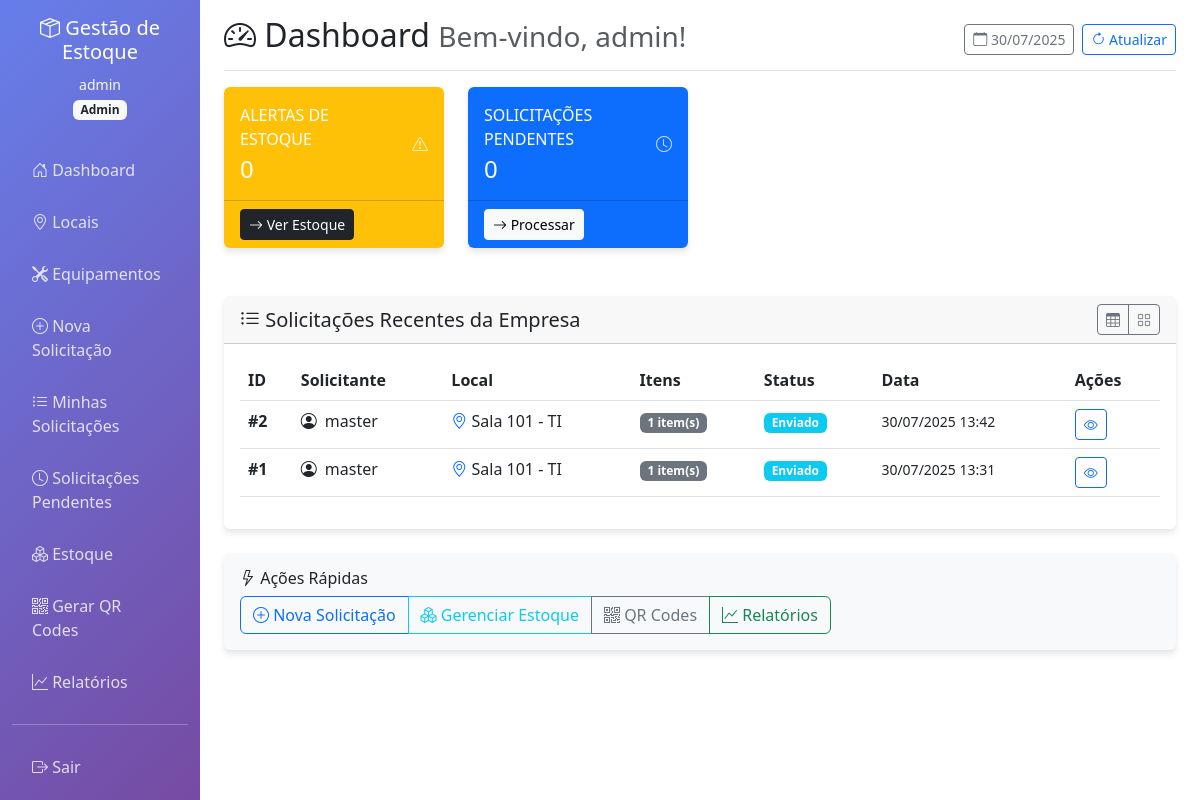
/dashboard (signed in), run on an earlier commit of the app's database.
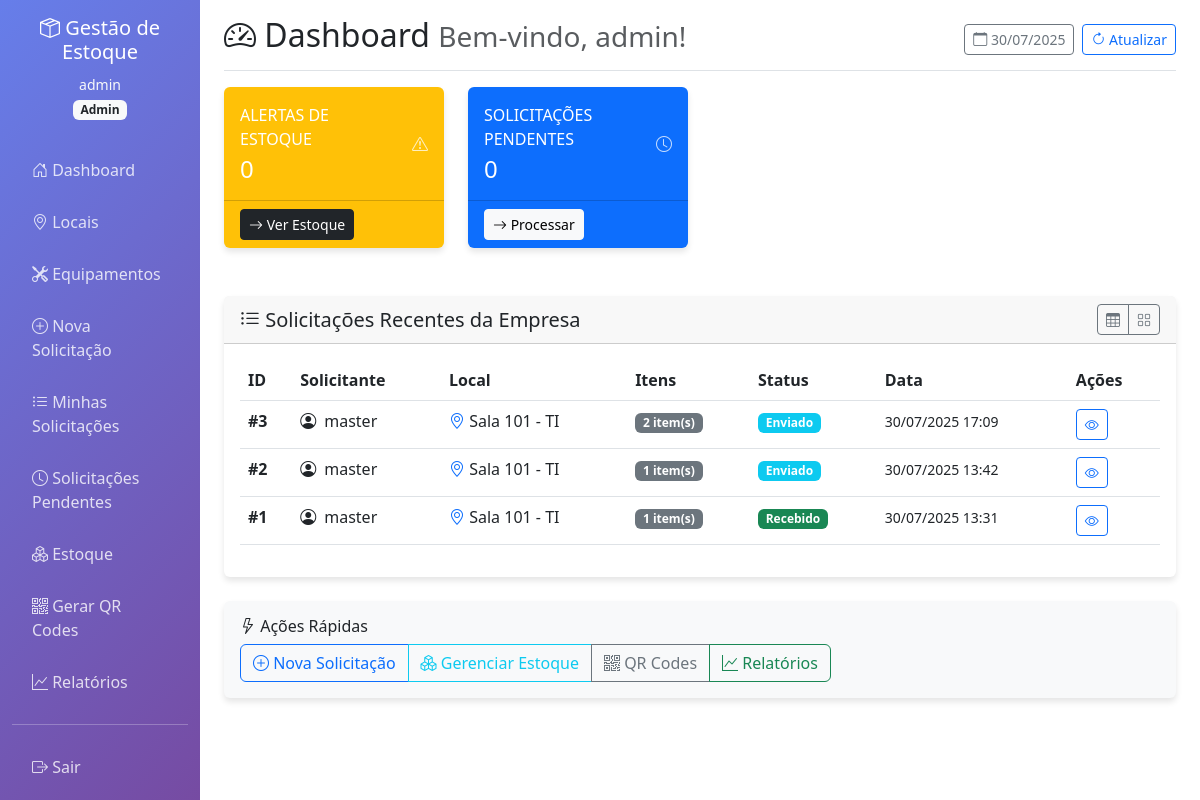
And on a later commit of the database.
### app.py (models this page shows)
class Request(db.Model):
    id = db.Column(db.Integer, primary_key=True)
    requester_id = db.Column(db.Integer, db.ForeignKey('user.id'), nullable=False)
    company_id = db.Column(db.Integer, db.ForeignKey('company.id'), nullable=False)
    location_id = db.Column(db.Integer, db.ForeignKey('location.id'), nullable=False)
    equipment_id = db.Column(db.Integer, db.ForeignKey('equipment.id'), nullable=True)
    status = db.Column(db.String(20), default='pendente')  # pendente, enviado, recebido, cancelado
    notes = db.Column(db.Text)
    created_at = db.Column(db.DateTime, default=datetime.utcnow)
    requester = db.relationship('User', backref='requests')
    company = db.relationship('Company', backref='requests')
    location = db.relationship('Location', backref='requests')
    equipment = db.relationship('Equipment', backref='equipment_requests')

class User(UserMixin, db.Model):
    id = db.Column(db.Integer, primary_key=True)
    username = db.Column(db.String(80), unique=True, nullable=False)
    email = db.Column(db.String(120), unique=True, nullable=False)
    password_hash = db.Column(db.String(255), nullable=False)
    role = db.Column(db.String(20), nullable=False)  # master, admin, solicitante, receptor
    company_id = db.Column(db.Integer, db.ForeignKey('company.id'), nullable=True)
    is_active = db.Column(db.Boolean, default=True)
    created_at = db.Column(db.DateTime, default=datetime.utcnow)
    company = db.relationship('Company', backref='users')

class Location(db.Model):
    id = db.Column(db.Integer, primary_key=True)
    name = db.Column(db.String(100), nullable=False)
    description = db.Column(db.Text)
    company_id = db.Column(db.Integer, db.ForeignKey('company.id'), nullable=False)
    is_active = db.Column(db.Boolean, default=True)
    company = db.relationship('Company', backref='locations')

### app.py (the view)
@app.route('/dashboard')
@login_required
def dashboard():
    context = {
        'user': current_user,
        'companies': [],
        'requests': [],
        'pending_shipments': [],
        'stock_alerts': []
    }
    if current_user.role == 'master':
        context['companies'] = Company.query.filter_by(is_active=True).all()
        context['total_users'] = User.query.filter_by(is_active=True).count()
        context['total_parts'] = Part.query.filter_by(is_active=True).count()
    elif current_user.role in ['admin', 'receptor']:
        if current_user.company_id:
            context['requests'] = Request.query.filter_by(
                company_id=current_user.company_id
            ).order_by(Request.created_at.desc()).limit(10).all()
            context['stock_alerts'] = db.session.query(Stock, Part).join(Part).filter(
                Stock.company_id == current_user.company_id,
                Stock.quantity <= Stock.min_quantity
            ).all()
    elif current_user.role == 'solicitante':
        context['requests'] = Request.query.filter_by(
            requester_id=current_user.id
        ).order_by(Request.created_at.desc()).limit(10).all()
    return render_template('dashboard.html', **context)

### app.py (called while the page is built)
@app.context_processor
def inject_now():
    return {'now': datetime.utcnow()}

@login_manager.user_loader
def load_user(user_id):
    return User.query.get(int(user_id))

### templates/dashboard.html (shortened to what the changed rows need)
{% extends "base.html" %}
{% block content %}
<div class="d-flex justify-content-between flex-wrap flex-md-nowrap align-items-center pt-3 pb-2 mb-3 border-bottom">
    <h1 class="h2">
        <i class="bi bi-speedometer2"></i> Dashboard
        <small class="text-muted">Bem-vindo, {{ current_user.username }}!</small>
    </h1>
</div>
{% if requests %}
<div class="row">
    <div class="col-12">
        <div class="card">
            <div class="card-body">
                <div id="table-view" class="table-responsive">
                    <table class="table table-hover">
                        <thead>
                            <tr>
                                <th>ID</th>
                                <th>Solicitante</th>
                                <th>Local</th>
                                <th>Itens</th>
                                <th>Status</th>
                                <th>Data</th>
                                <th>Ações</th>
                            </tr>
                        </thead>
                        <tbody>
                            {% for request in requests[:10] %}
                            <tr>
                                <td><strong>#{{ request.id }}</strong></td>
                                <td>
                                    <div class="d-flex align-items-center">
                                        <i class="bi bi-person-circle me-2"></i>
                                        {{ request.requester.username }}
                                    </div>
                                </td>
                                <td>
                                    <i class="bi bi-geo-alt text-primary"></i>
                                    {{ request.location.name }}
                                </td>
                                <td>
                                    <span class="badge bg-secondary">
                                        {{ request.items|sum(attribute='quantity_requested') }} item(s)
                                    </span>
                                </td>
                                <td>
                                    <span class="badge
                                        {% if request.status == 'pendente' %}bg-warning
                                        {% elif request.status == 'enviado' %}bg-info
                                        {% elif request.status == 'recebido' %}bg-success
                                        {% else %}bg-secondary
                                        {% endif %}">
                                        {{ request.status|title }}
                                    </span>
                                </td>
                                <td>
                                    <small>{{ request.created_at.strftime('%d/%m/%Y %H:%M') }}</small>
                                </td>
                                <td>
                                    <a href="{{ url_for('view_request', id=request.id) }}"
                                       class="btn btn-sm btn-outline-primary">
                                        <i class="bi bi-eye"></i>
                                    </a>
                                </td>
                            </tr>
                            {% endfor %}
                        </tbody>
                    </table>
                </div>
            </div>
        </div>
    </div>
</div>
{% endif %}
{% endblock %}

What changed in the data, as far as the page shows it:
added Request: id "3", requester.username "master", location.name "Sala 101 - TI", items|sum "2", status "Enviado", created_at "30/07/2025 17:09"
changed Request id 1: status "Enviado" → "Recebido"
